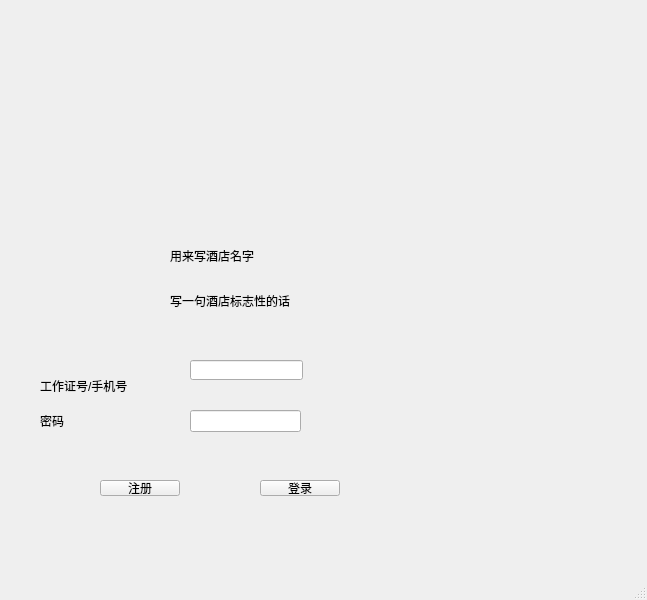
<?xml version="1.0" encoding="UTF-8"?>
<ui version="4.0">
 <class>MainWindow</class>
 <widget class="QMainWindow" name="MainWindow">
  <property name="geometry">
   <rect>
    <x>0</x>
    <y>0</y>
    <width>647</width>
    <height>600</height>
   </rect>
  </property>
  <property name="windowTitle">
   <string>MainWindow</string>
  </property>
  <widget class="QWidget" name="centralwidget">
   <widget class="QPushButton" name="bRegister">
    <property name="geometry">
     <rect>
      <x>100</x>
      <y>480</y>
      <width>80</width>
      <height>16</height>
     </rect>
    </property>
    <property name="text">
     <string>注册</string>
    </property>
   </widget>
   <widget class="QPushButton" name="bLogin">
    <property name="geometry">
     <rect>
      <x>260</x>
      <y>480</y>
      <width>80</width>
      <height>16</height>
     </rect>
    </property>
    <property name="text">
     <string>登录</string>
    </property>
   </widget>
   <widget class="QLineEdit" name="lPassword">
    <property name="geometry">
     <rect>
      <x>190</x>
      <y>410</y>
      <width>111</width>
      <height>22</height>
     </rect>
    </property>
   </widget>
   <widget class="QLabel" name="label_2">
    <property name="geometry">
     <rect>
      <x>40</x>
      <y>370</y>
      <width>121</width>
      <height>31</height>
     </rect>
    </property>
    <property name="text">
     <string>工作证号/手机号</string>
    </property>
   </widget>
   <widget class="QLineEdit" name="lAccount">
    <property name="geometry">
     <rect>
      <x>190</x>
      <y>360</y>
      <width>113</width>
      <height>20</height>
     </rect>
    </property>
   </widget>
   <widget class="QLabel" name="label">
    <property name="geometry">
     <rect>
      <x>40</x>
      <y>410</y>
      <width>101</width>
      <height>21</height>
     </rect>
    </property>
    <property name="text">
     <string>密码</string>
    </property>
   </widget>
   <widget class="QLabel" name="label_3">
    <property name="geometry">
     <rect>
      <x>170</x>
      <y>290</y>
      <width>181</width>
      <height>21</height>
     </rect>
    </property>
    <property name="text">
     <string>写一句酒店标志性的话</string>
    </property>
   </widget>
   <widget class="QLabel" name="label_4">
    <property name="geometry">
     <rect>
      <x>170</x>
      <y>240</y>
      <width>201</width>
      <height>31</height>
     </rect>
    </property>
    <property name="text">
     <string>用来写酒店名字</string>
    </property>
   </widget>
  </widget>
  <widget class="QMenuBar" name="menubar">
   <property name="geometry">
    <rect>
     <x>0</x>
     <y>0</y>
     <width>647</width>
     <height>26</height>
    </rect>
   </property>
  </widget>
  <widget class="QStatusBar" name="statusbar"/>
 </widget>
 <resources/>
 <connections/>
</ui>
